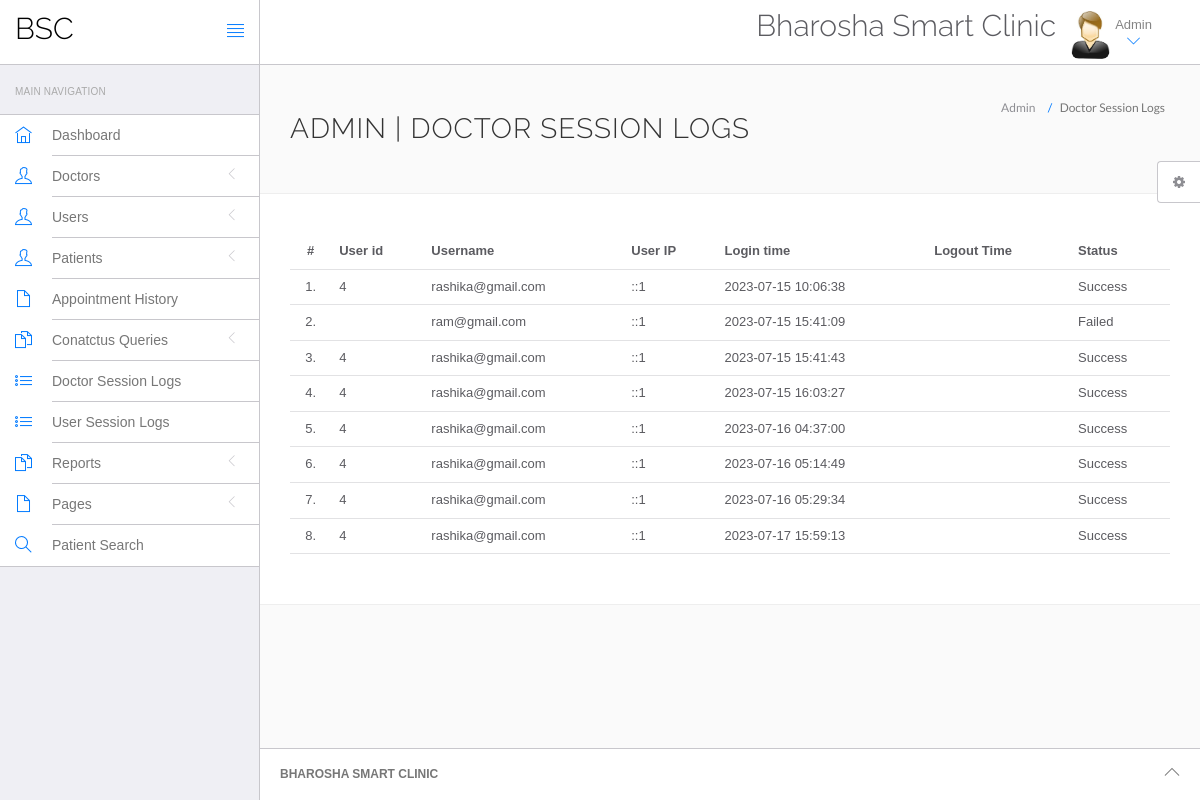
The app's page /hms/admin/doctor-logs.php (signed in) with its own data.
### tables this page shows
CREATE TABLE `doctorslog` (
  `id` int(11) NOT NULL,
  `uid` int(11) DEFAULT NULL,
  `username` varchar(255) DEFAULT NULL,
  `userip` binary(16) DEFAULT NULL,
  `loginTime` timestamp NULL DEFAULT current_timestamp(),
  `logout` varchar(255) DEFAULT NULL,
  `status` int(11) DEFAULT NULL
);

### hms/admin/doctor-logs.php (the view, shortened to what this page needs)
<?php
include('include/config.php');
if(strlen($_SESSION['id']==0)) {
 header('location:logout.php');
  } else{
?>
<!DOCTYPE html>
<html lang="en">
	<head>
		<link rel="stylesheet" href="vendor/bootstrap/css/bootstrap.min.css">
		<link rel="stylesheet" href="vendor/fontawesome/css/font-awesome.min.css">
		<link rel="stylesheet" href="vendor/themify-icons/themify-icons.min.css">
		<link href="vendor/animate.css/animate.min.css" rel="stylesheet" media="screen">
		<link href="vendor/perfect-scrollbar/perfect-scrollbar.min.css" rel="stylesheet" media="screen">
		<link href="vendor/switchery/switchery.min.css" rel="stylesheet" media="screen">
		<link href="vendor/bootstrap-touchspin/jquery.bootstrap-touchspin.min.css" rel="stylesheet" media="screen">
		<link href="vendor/select2/select2.min.css" rel="stylesheet" media="screen">
		<link href="vendor/bootstrap-datepicker/bootstrap-datepicker3.standalone.min.css" rel="stylesheet" media="screen">
		<link href="vendor/bootstrap-timepicker/bootstrap-timepicker.min.css" rel="stylesheet" media="screen">
		<link rel="stylesheet" href="assets/css/styles.css">
		<link rel="stylesheet" href="assets/css/plugins.css">
		<link rel="stylesheet" href="assets/css/themes/theme-1.css" id="skin_color" />
	</head>
	<body>
		<div id="app">
<?php include('include/sidebar.php');?>
			<div class="app-content">
					<?php include('include/header.php');?>
				<div class="main-content" >
					<div class="wrap-content container" id="container">
						<section id="page-title">
							<div class="row">
								<div class="col-sm-8">
									<h1 class="mainTitle">Admin  | Doctor Session Logs</h1>
																	</div>
								<ol class="breadcrumb">
									<li>
										<span>Admin </span>
									</li>
									<li class="active">
										<span>Doctor Session Logs</span>
									</li>
								</ol>
							</div>
						</section>
						<div class="container-fluid container-fullw bg-white">
									<div class="row">
								<div class="col-md-12">
									<table class="table table-hover" id="sample-table-1">
										<thead>
											<tr>
												<th class="center">#</th>
												<th class="hidden-xs">User id</th>
												<th>Username</th>
												<th>User IP</th>
												<th>Login time</th>
												<th>Logout Time </th>
												<th> Status </th>
											</tr>
										</thead>
										<tbody>
<?php
$sql=mysqli_query($con,"select * from doctorslog ");
$cnt=1;
while($row=mysqli_fetch_array($sql))
{
?>
											<tr>
												<td class="center"><?php echo $cnt;?>.</td>
												<td class="hidden-xs"><?php echo $row['uid'];?></td>
												<td class="hidden-xs"><?php echo $row['username'];?></td>
												<td><?php echo $row['userip'];?></td>
												<td><?php echo $row['loginTime'];?></td>
												<td><?php echo $row['logout'];?>
												</td>
												<td>
<?php if($row['status']==1)
{
	echo "Success";
}
else
{
	echo "Failed";
}?>
</td>
											</tr>
											<?php
$cnt=$cnt+1;
											 }?>
										</tbody>
									</table>
								</div>
							</div>
								</div>
					</div>
				</div>
			</div>
	<?php include('include/footer.php');?>
	<?php include('include/setting.php');?>
		</div>
	</body>
</html>
<?php } ?>

### hms/admin/include/sidebar.php (shortened to what this page needs)
<div class="sidebar app-aside" id="sidebar">
				<div class="sidebar-container perfect-scrollbar">
<nav>
						<div class="navbar-title">
							<span>Main Navigation</span>
						</div>
						<ul class="main-navigation-menu">
							<li>
								<a href="dashboard.php">
									<div class="item-content">
										<div class="item-media">
											<i class="ti-home"></i>
										</div>
										<div class="item-inner">
											<span class="title"> Dashboard </span>
										</div>
									</div>
								</a>
							</li>
							<li>
								<a href="javascript:void(0)">
									<div class="item-content">
										<div class="item-media">
											<i class="ti-user"></i>
										</div>
										<div class="item-inner">
											<span class="title"> Doctors </span><i class="icon-arrow"></i>
										</div>
									</div>
								</a>
								</li>
				<li>
								<a href="javascript:void(0)">
									<div class="item-content">
										<div class="item-media">
											<i class="ti-user"></i>
										</div>
										<div class="item-inner">
											<span class="title"> Users </span><i class="icon-arrow"></i>
										</div>
									</div>
								</a>
								</li>
								<li>
								<a href="javascript:void(0)">
									<div class="item-content">
										<div class="item-media">
											<i class="ti-user"></i>
										</div>
										<div class="item-inner">
											<span class="title"> Patients </span><i class="icon-arrow"></i>
										</div>
									</div>
								</a>
								</li>
<li>
								<a href="appointment-history.php">
									<div class="item-content">
										<div class="item-media">
											<i class="ti-file"></i>
										</div>
										<div class="item-inner">
											<span class="title"> Appointment History </span>
										</div>
									</div>
								</a>
							</li>
				<li>
								<a href="javascript:void(0)">
									<div class="item-content">
										<div class="item-media">
											<i class="ti-files"></i>
										</div>
										<div class="item-inner">
											<span class="title"> Conatctus Queries </span><i class="icon-arrow"></i>
										</div>
									</div>
								</a>
								</li>
	<li>
								<a href="doctor-logs.php">
									<div class="item-content">
										<div class="item-media">
											<i class="ti-list"></i>
										</div>
										<div class="item-inner">
											<span class="title"> Doctor Session Logs </span>
										</div>
									</div>
								</a>
							</li>
							<li>
								<a href="user-logs.php">
									<div class="item-content">
										<div class="item-media">
											<i class="ti-list"></i>
										</div>
										<div class="item-inner">
											<span class="title"> User Session Logs </span>
										</div>
									</div>
								</a>
							</li>
				<li>
								<a href="javascript:void(0)">
									<div class="item-content">
										<div class="item-media">
											<i class="ti-files"></i>
										</div>
										<div class="item-inner">
											<span class="title"> Reports </span><i class="icon-arrow"></i>
										</div>
									</div>
								</a>
							</li>
				<li>
								<a href="javascript:void(0)">
									<div class="item-content">
										<div class="item-media">
											<i class="ti-file"></i>
										</div>
										<div class="item-inner">
											<span class="title"> Pages </span><i class="icon-arrow"></i>
										</div>
									</div>
								</a>
							</li>
								<li>
								<a href="patient-search.php">
									<div class="item-content">
										<div class="item-media">
											<i class="ti-search"></i>
										</div>
										<div class="item-inner">
											<span class="title"> Patient Search </span>
										</div>
									</div>
								</a>
							</li>
						</ul>
					</nav>
					</div>
			</div>

### hms/admin/include/header.php (shortened to what this page needs)
<header class="navbar navbar-default navbar-static-top">
					<div class="navbar-header">
						<a class="navbar-brand" href="#">
							<h2 style="padding-top:20%; color:#000 ">BSC</h2>
						</a>
						<a href="#" class="sidebar-toggler pull-right visible-md visible-lg" data-toggle-class="app-sidebar-closed" data-toggle-target="#app">
							<i class="ti-align-justify"></i>
						</a>
					</div>
					<div class="navbar-collapse collapse">
						<ul class="nav navbar-right">
								<li  style="padding-top:2% ">
								<h2>Bharosha Smart Clinic</h2>
							</li>
							<li class="dropdown current-user">
								<a href class="dropdown-toggle" data-toggle="dropdown">
									<img src="assets/images/images.jpg" > <span class="username">
			Admin
									<i class="ti-angle-down"></i></i></span>
								</a>
							</li>
						</ul>
					</div>
				</header>

### hms/admin/include/footer.php
<footer>
				<div class="footer-inner">
					<div class="pull-left">
					<span class="text-bold text-uppercase"> Bharosha Smart Clinic</span>
					</div>
					<div class="pull-right">
						<span class="go-top"><i class="ti-angle-up"></i></span>
					</div>
				</div>
			</footer>

### hms/admin/include/setting.php (shortened to what this page needs)
<div class="settings panel panel-default hidden-xs hidden-sm" id="settings">
				<button ct-toggle="toggle" data-toggle-class="active" data-toggle-target="#settings" class="btn btn-default">
					<i class="fa fa-spin fa-gear"></i>
				</button>
			</div>

### hms/admin/assets/css/plugins.css (style rules this page uses)
.perfect-scrollbar { overflow-y: hidden !important; }

### hms/admin/assets/css/themes/theme-1.css (style rules this page uses)
body { background: #FAFAFA; }
header .navbar-header { background: #ffffff !important; border-right-color: #c8c7cc !important; border-bottom-color: #c8c7cc !important; }
header .navbar-header .sidebar-toggler, header .navbar-header .sidebar-mobile-toggler { color: #007aff !important; }
header .navbar-header .navbar-brand { color: #777 !important; }
header .navbar-collapse { background: #ffffff !important; border-bottom-color: #c8c7cc !important; box-shadow: none !important; }
header .navbar-collapse .navbar-right > li > a { color: #777; }
header .navbar-collapse .navbar-right > li > a i { color: #007aff !important; }
#sidebar { background: #EFEFF4 !important; }
#sidebar:before { border-right-width: "1px" !important; border-right-style: solid; border-right-color: #c8c7cc !important; }
#sidebar nav { border-right-width: "1px" !important; border-right-style: solid; border-right-color: #c8c7cc !important; }
#sidebar nav .navbar-title { color: #aaaaaa; }
#sidebar nav > ul { background: #ffffff !important; border-bottom-color: #c8c7cc !important; border-top-color: #c8c7cc !important; }
#sidebar nav > ul > li > a .item-media > i { color: #007aff !important; }
#sidebar nav > ul > li > a .item-inner { color: #777 !important; border-bottom-color: #c8c7cc; }
#app > footer { background: #ffffff !important; border-top-color: #c8c7cc !important; color: #777; }

### records on screen
doctorslog: uid "4", username "rashika@gmail.com", userip "::1", loginTime "2023-07-15 10:06:38", status "Success"
doctorslog: username "ram@gmail.com", userip "::1", loginTime "2023-07-15 15:41:09", status "Failed"
doctorslog: uid "4", username "rashika@gmail.com", userip "::1", loginTime "2023-07-15 15:41:43", status "Success"
doctorslog: uid "4", username "rashika@gmail.com", userip "::1", loginTime "2023-07-15 16:03:27", status "Success"
doctorslog: uid "4", username "rashika@gmail.com", userip "::1", loginTime "2023-07-16 04:37:00", status "Success"
doctorslog: uid "4", username "rashika@gmail.com", userip "::1", loginTime "2023-07-16 05:14:49", status "Success"
doctorslog: uid "4", username "rashika@gmail.com", userip "::1", loginTime "2023-07-16 05:29:34", status "Success"
doctorslog: uid "4", username "rashika@gmail.com", userip "::1", loginTime "2023-07-17 15:59:13", status "Success"
